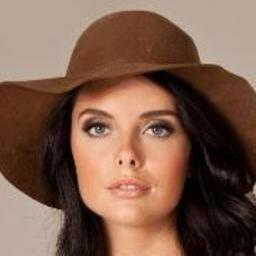
#> input picture images/1.jpg, 256 x 256 px, found by its file name
$ python temp.py
#> lines starting #> are read from the running program, lines starting #| are printed output that depends on the picture
import os
import numpy as np
from PIL import Image
from skimage import color
import matplotlib.pyplot as plt
import cv2

i1 = np.array(Image.open('1.jpg'))
#> i1 is the input picture: shape (256, 256, 3); mean R, G, B 124.9, 92.1, 75.1
i2 = Image.open('2.jpg')
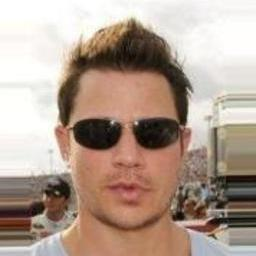
#> input picture images/2.jpg, 256 x 256 px, found by its file name
#> i2 is the input picture: PIL image 256x256 RGB; mean R, G, B 178.3, 158.4, 145.2
i3 = Image.open('3.jpg')
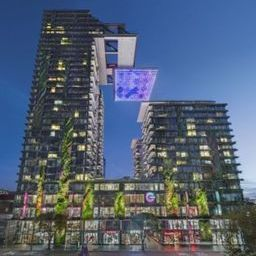
#> input picture images/3.jpg, 256 x 256 px, found by its file name
#> i3 is the input picture: PIL image 256x256 RGB; mean R, G, B 82.6, 96.3, 117.3
i4 = Image.open('4.jpg')
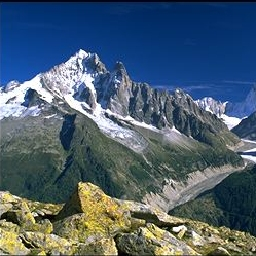
#> input picture images/4.jpg, 256 x 256 px, found by its file name
#> i4 is the input picture: PIL image 256x256 RGB; mean R, G, B 76.5, 95.5, 110.7
i5 = Image.open('5.jpg')
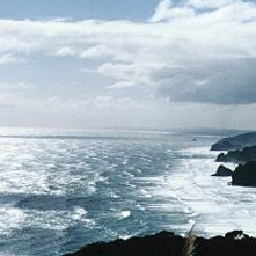
#> input picture images/5.jpg, 256 x 256 px, found by its file name
#> i5 is the input picture: PIL image 256x256 RGB; mean R, G, B 163.2, 178.6, 189.6
i6 = Image.open('6.jpg')
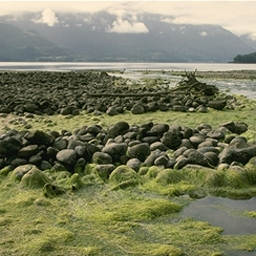
#> input picture images/6.jpg, 256 x 256 px, found by its file name
#> i6 is the input picture: PIL image 256x256 RGB; mean R, G, B 124.6, 126.3, 96.2
#> (the run stopped early here; a loop or call above may not have finished)
